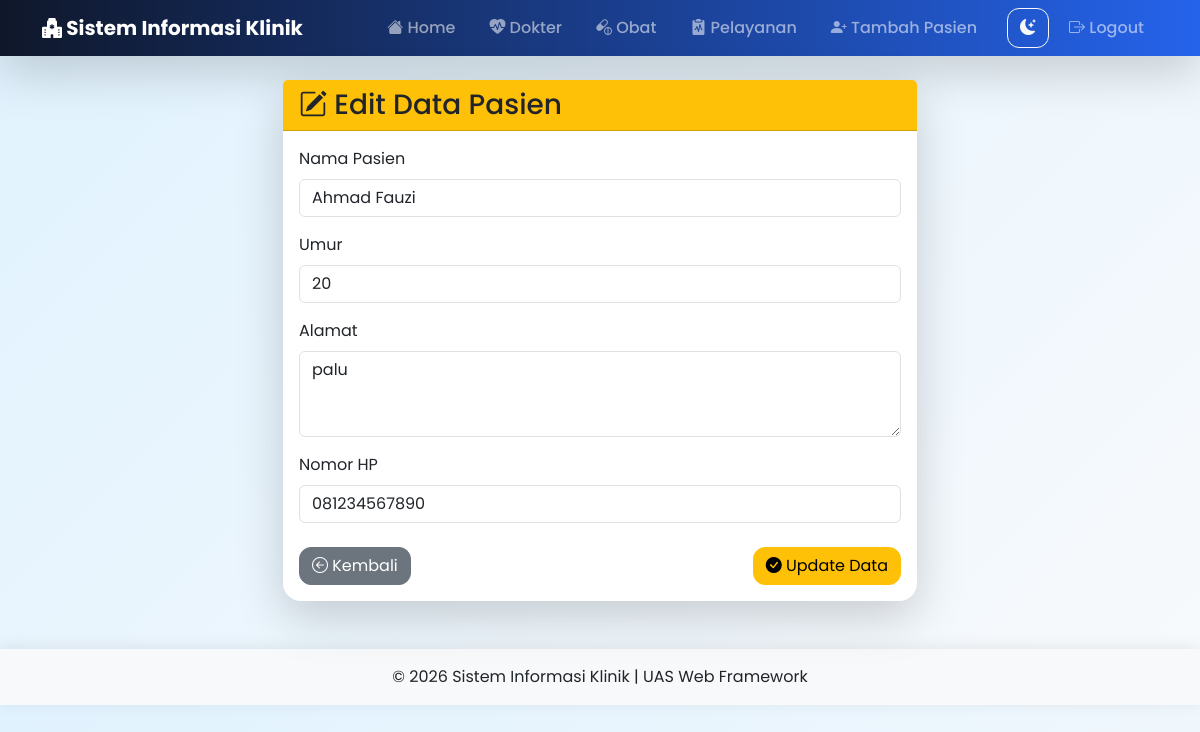
The page /edit-pasien/1/ (signed in) on the database its author committed.
### blog/models.py (models this page shows, shortened)
class Pasien(models.Model):
    nama = models.CharField(max_length=100)
    umur = models.IntegerField()
    alamat = models.TextField()
    no_hp = models.CharField(max_length=20)

### blog/views.py (the view, shortened to what this page needs)
# urls.py: path('edit-pasien/<int:id>/', views.edit_pasien, name='edit_pasien'),
@login_required(login_url='login')
def edit_pasien(request, id):
    pasien = Pasien.objects.get(id=id)
    context = {
        'pasien': pasien
    }
    return render(request, 'edit_pasien.html', context)

### blog/templates/edit_pasien.html (shortened to what this page needs)
{% extends 'base.html' %}
{% block content %}
<div class="row justify-content-center">
    <div class="col-md-7">
        <div class="card shadow-lg border-0">
            <div class="card-header bg-warning text-dark">
                <h3 class="mb-0">
                    <i class="bi bi-pencil-square"></i>
                    Edit Data Pasien
                </h3>
            </div>
            <div class="card-body">
                <form method="POST">
                    <div class="mb-3">
                        <label class="form-label">
                            Nama Pasien
                        </label>
                        <input
                            type="text"
                            name="nama"
                            class="form-control"
                            value="{{ pasien.nama }}"
                            required>
                    </div>
                    <div class="mb-3">
                        <label class="form-label">
                            Umur
                        </label>
                        <input
                            type="number"
                            name="umur"
                            class="form-control"
                            value="{{ pasien.umur }}"
                            required>
                    </div>
                    <div class="mb-3">
                        <label class="form-label">
                            Alamat
                        </label>
                        <textarea
                            name="alamat"
                            class="form-control"
                            rows="3"
                            required>{{ pasien.alamat }}</textarea>
                    </div>
                    <div class="mb-4">
                        <label class="form-label">
                            Nomor HP
                        </label>
                        <input
                            type="text"
                            name="no_hp"
                            class="form-control"
                            value="{{ pasien.no_hp }}"
                            required>
                    </div>
                    <div class="d-flex justify-content-between">
                        <a href="/" class="btn btn-secondary">
                            <i class="bi bi-arrow-left-circle"></i>
                            Kembali
                        </a>
                        <button type="submit" class="btn btn-warning">
                            <i class="bi bi-check-circle-fill"></i>
                            Update Data
                        </button>
                    </div>
                </form>
            </div>
        </div>
    </div>
</div>
{% endblock %}

### blog/static/css/style.css (style rules this page uses)
body { font-family:'Poppins',sans-serif; background:linear-gradient(135deg,#e0f2fe,#f8fafc); transition:.4s; }

### blog/templates/base.html (style rules this page uses)
.card { border:none; border-radius:18px; transition:.35s; }
.btn { border-radius:12px; transition:.3s; }
.card { transition:.4s; }

### rows shown on the page
Pasien: nama "Ahmad Fauzi", umur "20", alamat "palu", no_hp "081234567890"
